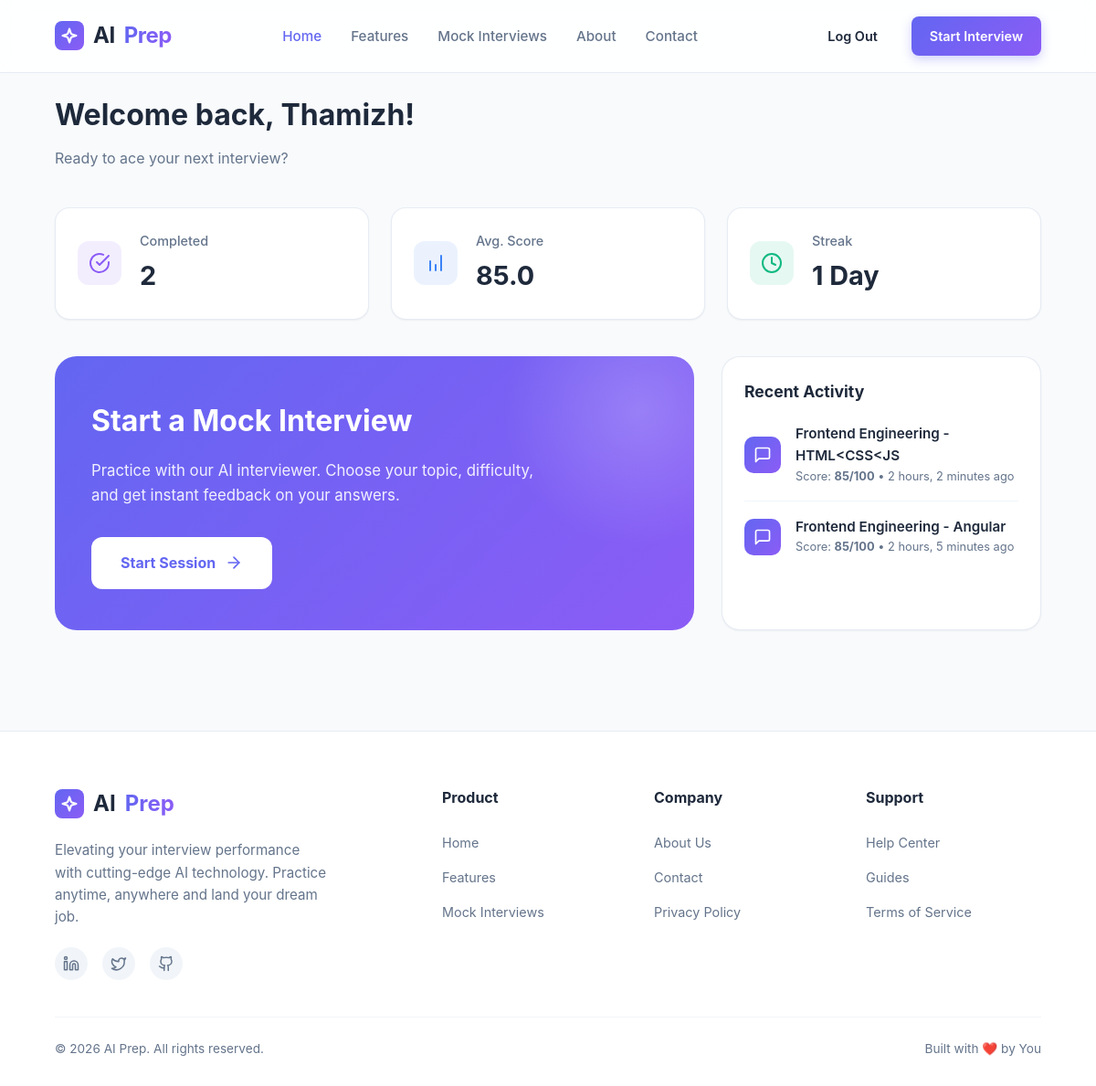
The app's page / (signed in) with its own data.
### App/models.py (models this page shows, shortened)
class Interview(models.Model):
    user = models.ForeignKey(AuthUser, on_delete=models.CASCADE, related_name='interviews')
    role = models.CharField(max_length=200)
    technology = models.CharField(max_length=500, blank=True, null=True)
    difficulty = models.CharField(max_length=50, default='mid')
    focus = models.CharField(max_length=50, default='balanced')
    persona = models.CharField(max_length=50, default='neutral')
    conversation = models.TextField(help_text="JSON string of conversation history")
    ai_review = models.TextField(blank=True, null=True)
    score = models.IntegerField(default=0, help_text="Score out of 100")
    strengths = models.TextField(blank=True, null=True)
    improvements = models.TextField(blank=True, null=True)
    created_at = models.DateTimeField(auto_now_add=True)
    updated_at = models.DateTimeField(auto_now=True)
    class Meta:
        ordering = ['-created_at']

### App/views.py (the view)
# urls.py: path('', views.index, name='home'),
def index(request):
    if request.user.is_authenticated:
        interviews = Interview.objects.filter(user=request.user)
        total_interviews = interviews.count()
        avg_score = interviews.aggregate(Avg('score'))['score__avg']
        avg_score = round(avg_score, 1) if avg_score else 0
        recent_interviews = interviews[:5]
        streak = 0
        if total_interviews > 0:
            today = datetime.now().date()
            current_date = today
            while True:
                day_interviews = interviews.filter(created_at__date=current_date)
                if day_interviews.exists():
                    streak += 1
                    current_date -= timedelta(days=1)
                else:
                    break
        context = {
            'total_interviews': total_interviews,
            'avg_score': avg_score,
            'streak': streak,
            'recent_interviews': recent_interviews,
        }
        return render(request, 'home.html', context)
    return render(request, 'home.html')

### App/templates/home.html (shortened to what this page needs)
{% extends 'base/navbar.html' %}
{% load static %}
{% block css %}
<link rel="stylesheet" href="{% static 'home.css' %}">
{% endblock %}
{% block content %}
{% if user.is_authenticated %}
<div class="dashboard-header">
    <h1 class="welcome-text">Welcome back, {{ user.username|title }}!</h1>
    <p class="date-text">Ready to ace your next interview?</p>
</div>
<div class="stats-grid">
    <div class="stat-card">
        <div class="stat-icon icon-purple">
            <svg width="24" height="24" viewBox="0 0 24 24" fill="none" stroke="currentColor" stroke-width="2"
                stroke-linecap="round" stroke-linejoin="round">
                <path d="M22 11.08V12a10 10 0 1 1-5.93-9.14" />
                <polyline points="22 4 12 14.01 9 11.01" />
            </svg>
        </div>
        <div class="stat-info">
            <h3>Completed</h3>
            <div class="stat-value">{{ total_interviews|default:0 }}</div>
        </div>
    </div>
    <div class="stat-card">
        <div class="stat-icon icon-blue">
            <svg width="24" height="24" viewBox="0 0 24 24" fill="none" stroke="currentColor" stroke-width="2"
                stroke-linecap="round" stroke-linejoin="round">
                <path d="M12 20v-6M6 20V10M18 20V4" />
            </svg>
        </div>
        <div class="stat-info">
            <h3>Avg. Score</h3>
            <div class="stat-value">{% if avg_score %}{{ avg_score }}{% else %}--{% endif %}</div>
        </div>
    </div>
    <div class="stat-card">
        <div class="stat-icon icon-green">
            <svg width="24" height="24" viewBox="0 0 24 24" fill="none" stroke="currentColor" stroke-width="2"
                stroke-linecap="round" stroke-linejoin="round">
                <circle cx="12" cy="12" r="10" />
                <polyline points="12 6 12 12 16 14" />
            </svg>
        </div>
        <div class="stat-info">
            <h3>Streak</h3>
            <div class="stat-value">{{ streak|default:0 }} Day{{ streak|pluralize }}</div>
        </div>
    </div>
</div>
<div class="dashboard-content">
    <div class="action-card">
        <h2 class="action-title">Start a Mock Interview</h2>
        <p class="action-desc">Practice with our AI interviewer. Choose your topic, difficulty, and get instant feedback
            on your answers.</p>
        <a href="{% url 'interview' %}" class="btn-action">
            Start Session
            <svg width="20" height="20" viewBox="0 0 24 24" fill="none" stroke="currentColor" stroke-width="2"
                stroke-linecap="round" stroke-linejoin="round">
                <line x1="5" y1="12" x2="19" y2="12"></line>
                <polyline points="12 5 19 12 12 19"></polyline>
            </svg>
        </a>
    </div>
    <div class="recent-section">
        <div class="section-header">
            <h3 class="section-title">Recent Activity</h3>
        </div>
        <div class="activity-list">
            {% if recent_interviews %}
                {% for interview in recent_interviews %}
                <div class="activity-item">
                    <div class="activity-icon" style="background: linear-gradient(135deg, var(--primary-color), var(--secondary-color)); color: white;">
                        <svg width="20" height="20" viewBox="0 0 24 24" fill="none" stroke="currentColor" stroke-width="2"
                            stroke-linecap="round" stroke-linejoin="round">
                            <path d="M21 15a2 2 0 0 1-2 2H7l-4 4V5a2 2 0 0 1 2-2h14a2 2 0 0 1 2 2z"></path>
                        </svg>
                    </div>
                    <div class="activity-details">
                        <div class="activity-title">{{ interview.role }}{% if interview.technology %} - {{ interview.technology }}{% endif %}</div>
                        <div class="activity-time">
                            Score: <strong>{{ interview.score }}/100</strong> • {{ interview.created_at|timesince }} ago
                        </div>
                    </div>
                </div>
                {% endfor %}
            {% endif %}
        </div>
    </div>
</div>
{% endif %}
{% endblock %}

### App/templates/base/navbar.html (shortened to what this page needs)
{% load static %}
<!DOCTYPE html>
<html lang="en">
<head>
    <link rel="stylesheet" href="{% static 'navbar.css' %}?v=2">
    <link rel="stylesheet" href="{% static 'footer.css' %}?v=1">
    {% block css %}{% endblock %}
</head>
<body>
    <nav class="navbar" id="navbar">
        <div class="container">
            <a href="{% url 'home' %}" class="logo">
                <div class="logo-icon">
                </div>
                AI <span>Prep</span>
            </a>
            <ul class="nav-links">
                <li><a href="{% url 'home' %}" class="nav-link">Home</a></li>
                <li><a href="{% url 'features' %}" class="nav-link">Features</a></li>
                <li><a href="{% url 'mock_interviews' %}" class="nav-link">Mock Interviews</a></li>
                <li><a href="{% url 'about' %}" class="nav-link">About</a></li>
                <li><a href="{% url 'contact' %}" class="nav-link">Contact</a></li>
            </ul>
            <div class="nav-buttons">
                {% if user.is_authenticated %}
                <a href="{% url 'logout' %}" class="btn btn-ghost logout-link">Log Out</a>
                <a href="{% url 'interview' %}" class="btn btn-primary">
                    Start Interview
                </a>
                {% endif %}
            </div>
        </div>
    </nav>
    <main class="page-content">
        {% block content %}
        {% endblock %}
    </main>
    {% include 'base/footer.html' %}
</body>
</html>

### App/templates/base/footer.html (shortened to what this page needs)
{% load static %}
<footer class="footer">
    <div class="footer-container">
        <div class="footer-brand">
            <a href="{% url 'home' %}" class="footer-logo">
                <div class="logo-icon">
                </div>
                AI <span>Prep</span>
            </a>
            <p class="footer-description">
                Elevating your interview performance with cutting-edge AI technology. Practice anytime, anywhere and
                land your dream job.
            </p>
            <div class="footer-socials">
                <a href="#" class="social-link" aria-label="LinkedIn">
                    <svg width="18" height="18" viewBox="0 0 24 24" fill="none" stroke="currentColor" stroke-width="2"
                        stroke-linecap="round" stroke-linejoin="round">
                        <path d="M16 8a6 6 0 0 1 6 6v7h-4v-7a2 2 0 0 0-2-2 2 2 0 0 0-2 2v7h-4v-7a6 6 0 0 1 6-6z" />
                        <rect width="4" height="12" x="2" y="9" />
                        <circle cx="4" cy="4" r="2" />
                    </svg>
                </a>
                <a href="#" class="social-link" aria-label="Twitter">
                    <svg width="18" height="18" viewBox="0 0 24 24" fill="none" stroke="currentColor" stroke-width="2"
                        stroke-linecap="round" stroke-linejoin="round">
                        <path
                            d="M22 4s-.7 2.1-2 3.4c1.6 10-9.4 17.3-18 11.6 2.2.1 4.4-.6 6-2C3 15.5.5 9.6 3 5c2.2 2.6 5.6 4.1 9 4-.9-4.2 4-6.6 7-3.8 1.1 0 3-1.2 3-1.2z" />
                    </svg>
                </a>
                <a href="#" class="social-link" aria-label="GitHub">
                </a>
            </div>
        </div>
        <div>
            <h4 class="footer-heading">Product</h4>
            <ul class="footer-links">
                <li><a href="{% url 'home' %}" class="footer-link">Home</a></li>
                <li><a href="{% url 'features' %}" class="footer-link">Features</a></li>
                <li><a href="{% url 'mock_interviews' %}" class="footer-link">Mock Interviews</a></li>
            </ul>
        </div>
        <div>
            <h4 class="footer-heading">Company</h4>
            <ul class="footer-links">
                <li><a href="{% url 'about' %}" class="footer-link">About Us</a></li>
                <li><a href="{% url 'contact' %}" class="footer-link">Contact</a></li>
                <li><a href="{% url 'privacy_policy' %}" class="footer-link">Privacy Policy</a></li>
            </ul>
        </div>
        <div>
            <h4 class="footer-heading">Support</h4>
            <ul class="footer-links">
                <li><a href="{% url 'help_center' %}" class="footer-link">Help Center</a></li>
                <li><a href="{% url 'guides' %}" class="footer-link">Guides</a></li>
                <li><a href="{% url 'terms_of_service' %}" class="footer-link">Terms of Service</a></li>
            </ul>
        </div>
    </div>
    <div class="footer-bottom">
        <p>&copy; 2026 AI Prep. All rights reserved.</p>
        <p>Built with ❤️ by You</p>
    </div>
</footer>

### App/static/navbar.css (style rules this page uses)
:root { --primary-color: #6366f1; --primary-hover: #4f46e5; --secondary-color: #8b5cf6; --text-dark: #1e293b; --text-gray: #64748b; --bg-body: #f8fafc; --nav-bg: rgba(255, 255, 255, 0.85); --nav-border: rgba(226, 232, 240, 0.8); --shadow-sm: 0 1px 2px 0 rgba(0, 0, 0, 0.05); --shadow-md: 0 4px 6px -1px rgba(0, 0, 0, 0.1), 0 2px 4px -1px rgba(0, 0, 0, 0.06); --font-main: -apple-system, BlinkMacSystemFont, "Segoe UI", Roboto, Helvetica, Arial, sans-serif; --transition-speed: 0.3s; }
* { margin: 0; padding: 0; box-sizing: border-box; }
body { font-family: var(--font-main); background-color: var(--bg-body); color: var(--text-dark); line-height: 1.6; }
.navbar { position: fixed; top: 0; left: 0; width: 100%; height: 80px; background-color: var(--nav-bg); backdrop-filter: blur(12px); -webkit-backdrop-filter: blur(12px); border-bottom: 1px solid var(--nav-border); z-index: 1000; transition: all var(--transition-speed) ease; display: flex; align-items: center; justify-content: center; }
.container { width: 90%; max-width: 1200px; display: flex; justify-content: space-between; align-items: center; }
.logo { display: flex; align-items: center; gap: 10px; text-decoration: none; color: var(--text-dark); font-weight: 700; font-size: 1.5rem; letter-spacing: -0.5px; z-index: 1001; }
.logo-icon { width: 32px; height: 32px; background: linear-gradient(135deg, var(--primary-color), var(--secondary-color)); border-radius: 8px; display: flex; align-items: center; justify-content: center; color: white; }
.logo span { background: linear-gradient(to right, var(--primary-color), var(--secondary-color)); background-clip: text; -webkit-text-fill-color: transparent; }
.nav-links { display: flex; list-style: none; gap: 32px; align-items: center; }
.nav-link { text-decoration: none; color: var(--text-gray); font-weight: 500; font-size: 0.95rem; transition: color 0.2s ease; position: relative; }
.nav-link:hover, .nav-link.active { color: var(--primary-color); }
.nav-link::after { content: ''; position: absolute; width: 0; height: 2px; bottom: -4px; left: 0; background-color: var(--primary-color); transition: width 0.3s ease; }
.nav-buttons { display: flex; gap: 16px; align-items: center; }
.btn { padding: 10px 20px; border-radius: 8px; font-weight: 600; font-size: 0.9rem; cursor: pointer; transition: all 0.2s ease; text-decoration: none; display: inline-flex; align-items: center; justify-content: center; }
.btn-ghost { background: transparent; color: var(--text-dark); border: 1px solid transparent; }
.btn-primary { background: linear-gradient(135deg, var(--primary-color), var(--secondary-color)); color: white; border: none; box-shadow: 0 4px 12px rgba(99, 102, 241, 0.3); }
.page-content { padding-top: 100px; padding-bottom: 50px; width: 90%; max-width: 1200px; margin: 0 auto; }

### App/static/footer.css (style rules this page uses)
.footer { background-color: #ffffff; border-top: 1px solid var(--nav-border); padding: 60px 0 30px; margin-top: 60px; }
.footer-container { width: 90%; max-width: 1200px; margin: 0 auto; display: grid; grid-template-columns: 2fr 1fr 1fr 1fr; gap: 40px; }
.footer-brand { display: flex; flex-direction: column; gap: 20px; }
.footer-logo { display: flex; align-items: center; gap: 10px; text-decoration: none; color: var(--text-dark); font-weight: 700; font-size: 1.5rem; }
.footer-logo span { background: linear-gradient(to right, var(--primary-color), var(--secondary-color)); background-clip: text; -webkit-text-fill-color: transparent; }
.footer-description { color: var(--text-gray); font-size: 0.95rem; line-height: 1.6; max-width: 300px; }
.footer-socials { display: flex; gap: 16px; }
.social-link { width: 36px; height: 36px; border-radius: 50%; background-color: #f1f5f9; display: flex; align-items: center; justify-content: center; color: var(--text-gray); transition: all 0.3s ease; text-decoration: none; }
.footer-heading { font-size: 1rem; font-weight: 700; color: var(--text-dark); margin-bottom: 24px; }
.footer-links { list-style: none; display: flex; flex-direction: column; gap: 12px; }
.footer-link { text-decoration: none; color: var(--text-gray); font-size: 0.9rem; transition: color 0.2s ease; }
.footer-bottom { width: 90%; max-width: 1200px; margin: 40px auto 0; padding-top: 24px; border-top: 1px solid #f1f5f9; display: flex; justify-content: space-between; align-items: center; color: var(--text-gray); font-size: 0.85rem; }

### records on screen
Interview: role "Frontend Engineering", technology "HTML<CSS<JS", score "85", created_at "2 hours, 2 minutes"
Interview: role "Frontend Engineering", technology "Angular", score "85", created_at "2 hours, 5 minutes"

### other values on screen
{{ user.username|title }} "Thamizh"
{{ total_interviews|default:0 }} "2"
{{ avg_score }} "85.0"
